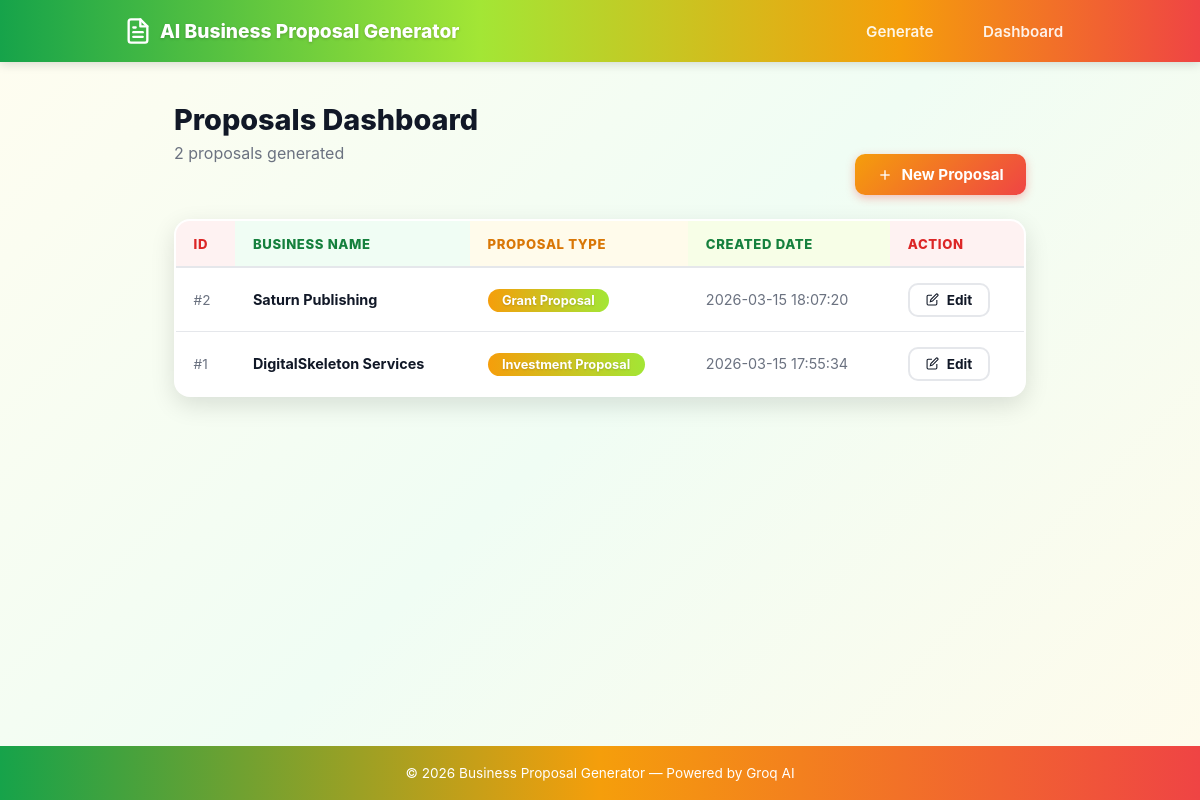
/dashboard, run on the app's committed database.
### tables this page shows
CREATE TABLE proposals (
                id INTEGER PRIMARY KEY AUTOINCREMENT,
                business_name TEXT,
                proposal_type TEXT,
                content TEXT,
                created_at TEXT
            , service TEXT, target_market TEXT);

### app.py (the view)
@app.route("/dashboard")
def dashboard():
    db = get_db()
    proposals = db.execute("SELECT * FROM proposals ORDER BY created_at DESC").fetchall()
    return render_template("dashboard.html", proposals=proposals)

### app.py (called while the page is built)
def get_db():
    db = getattr(g, "_database", None)
    if db is None:
        db = g._database = sqlite3.connect(DATABASE)
        db.row_factory = sqlite3.Row
    return db

@app.teardown_appcontext
def close_connection(exception):
    db = getattr(g, "_database", None)
    if db is not None:
        db.close()

### templates/dashboard.html (shortened to what this page needs)
{% extends "base.html" %}
{% block content %}
<div class="dash-header">
  <div>
    <h1 class="page-title">Proposals Dashboard</h1>
    <p class="page-subtitle">{{ proposals|length }} proposal{{ 's' if proposals|length != 1 else '' }} generated</p>
  </div>
  <a href="{{ url_for('index') }}" class="btn btn-primary">
    <svg width="16" height="16" fill="none" stroke="currentColor" stroke-width="2" viewBox="0 0 24 24"><line x1="12" y1="5" x2="12" y2="19"/><line x1="5" y1="12" x2="19" y2="12"/></svg>
    New Proposal
  </a>
</div>
{% if proposals %}
<table class="proposals-table">
  <thead>
    <tr>
      <th>ID</th>
      <th>Business Name</th>
      <th>Proposal Type</th>
      <th>Created Date</th>
      <th>Action</th>
    </tr>
  </thead>
  <tbody>
    {% for p in proposals %}
    <tr>
      <td style="color:var(--muted);font-size:.85rem;">#{{ p.id }}</td>
      <td><strong>{{ p.business_name }}</strong></td>
      <td><span class="badge">{{ p.proposal_type }}</span></td>
      <td style="color:var(--muted);">{{ p.created_at }}</td>
      <td>
        <a href="{{ url_for('edit', proposal_id=p.id) }}" class="btn btn-outline btn-sm">
          <svg width="13" height="13" fill="none" stroke="currentColor" stroke-width="2" viewBox="0 0 24 24"><path d="M11 4H4a2 2 0 0 0-2 2v14a2 2 0 0 0 2 2h14a2 2 0 0 0 2-2v-7"/><path d="M18.5 2.5a2.121 2.121 0 0 1 3 3L12 15l-4 1 1-4 9.5-9.5z"/></svg>
          Edit
        </a>
      </td>
    </tr>
    {% endfor %}
  </tbody>
</table>
{% endif %}
{% endblock %}

### templates/base.html (shortened to what this page needs)
<!DOCTYPE html>
<html lang="en">
<head>
  <link rel="stylesheet" href="{{ url_for('static', filename='style.css') }}" />
</head>
<body>
  <header class="site-header">
    <div class="header-inner">
      <a href="{{ url_for('index') }}" class="logo">
        AI Business Proposal Generator
      </a>
      <nav class="site-nav">
        <a href="{{ url_for('index') }}">Generate</a>
        <a href="{{ url_for('dashboard') }}">Dashboard</a>
      </nav>
    </div>
  </header>
  <main class="main-content">
    {% block content %}{% endblock %}
  </main>
  <footer class="site-footer">
    <p>&copy; 2026 Business Proposal Generator &mdash; Powered by Groq AI</p>
  </footer>
</body>
</html>

### static/style.css (style rules this page uses)
*, *::before, *::after { box-sizing: border-box; margin: 0; padding: 0; }
:root { --yellow: #f59e0b; --yellow-dark: #d97706; --yellow-bg: #fffbeb; --red: #ef4444; --red-dark: #dc2626; --red-bg: #fef2f2; --green: #16a34a; --green-dark: #15803d; --green-bg: #f0fdf4; --lemon: #a3e635; --lemon-dark: #84cc16; --lemon-bg: #f7fee7; --text: #111827; --muted: #6b7280; --border: #e5e7eb; --bg: #fffdf0; --white: #ffffff; --radius: 10px; --shadow: 0 2px 8px rgba(0,0,0,.08); --shadow-lg: 0 8px 24px rgba(0,0,0,.12); }
body { font-family: -apple-system, BlinkMacSystemFont, "Segoe UI", Roboto, sans-serif; background: linear-gradient(135deg, #fffdf0 0%, #f0fdf4 50%, #fffbeb 100%); background-attachment: fixed; color: var(--text); min-height: 100vh; display: flex; flex-direction: column; }
a { color: var(--green); text-decoration: none; }
.site-header { background: linear-gradient(90deg, #16a34a 0%, #a3e635 40%, #f59e0b 75%, #ef4444 100%); position: sticky; top: 0; z-index: 100; box-shadow: 0 2px 10px rgba(0,0,0,.15); }
.header-inner { max-width: 1000px; margin: 0 auto; padding: 0 1.5rem; height: 62px; display: flex; align-items: center; justify-content: space-between; }
.logo { display: flex; align-items: center; gap: .5rem; font-weight: 800; font-size: 1.2rem; color: #fff; text-decoration: none; text-shadow: 0 1px 3px rgba(0,0,0,.2); }
.logo svg { flex-shrink: 0; }
.site-nav { display: flex; gap: 1.5rem; }
.site-nav a { color: rgba(255,255,255,.9); font-weight: 600; font-size: .95rem; padding: .3rem .8rem; border-radius: 20px; transition: background .2s; }
.main-content { flex: 1; max-width: 900px; width: 100%; margin: 2.5rem auto; padding: 0 1.5rem; }
.site-footer { text-align: center; padding: 1.2rem; font-size: .85rem; color: var(--white); background: linear-gradient(90deg, #16a34a, #f59e0b, #ef4444); }
.page-title { font-size: 1.8rem; font-weight: 800; margin-bottom: .4rem; color: var(--text); }
.page-subtitle { font-size: 1rem; color: var(--muted); margin-bottom: 2rem; }
.btn { display: inline-flex; align-items: center; gap: .5rem; padding: .7rem 1.4rem; border: none; border-radius: var(--radius); font-size: .95rem; font-weight: 700; cursor: pointer; text-decoration: none; transition: filter .15s, transform .1s; }
.btn-primary { background: linear-gradient(135deg, #f59e0b, #ef4444); color: #fff; box-shadow: 0 3px 10px rgba(239,68,68,.35); }
.btn-outline { background: var(--white); color: var(--text); border: 2px solid var(--border); }
.btn-sm { padding: .45rem 1rem; font-size: .85rem; }
.badge { background: linear-gradient(90deg, #f59e0b, #a3e635); color: #fff; border-radius: 20px; padding: .25rem .9rem; font-size: .8rem; font-weight: 700; text-shadow: 0 1px 2px rgba(0,0,0,.15); }
.dash-header { display: flex; justify-content: space-between; align-items: flex-end; margin-bottom: 1.5rem; }
.proposals-table { width: 100%; border-collapse: collapse; background: var(--white); border-radius: 16px; overflow: hidden; box-shadow: var(--shadow-lg); border: 2px solid transparent; position: relative; }
.proposals-table th { text-align: left; padding: .9rem 1.1rem; font-size: .82rem; font-weight: 800; text-transform: uppercase; letter-spacing: .05em; border-bottom: 2px solid var(--border); }
.proposals-table th:nth-child(1) { background: #fef2f2; color: var(--red-dark); }
.proposals-table th:nth-child(2) { background: var(--green-bg); color: var(--green-dark); }
.proposals-table th:nth-child(3) { background: var(--yellow-bg); color: var(--yellow-dark); }
.proposals-table th:nth-child(4) { background: var(--lemon-bg); color: var(--green-dark); }
.proposals-table th:nth-child(5) { background: #fef2f2; color: var(--red-dark); }
.proposals-table td { padding: .9rem 1.1rem; font-size: .9rem; border-bottom: 1px solid var(--border); vertical-align: middle; }
.proposals-table tr:last-child td { border-bottom: none; }

### data on the page
proposals: id "2", business_name "Saturn Publishing", proposal_type "Grant Proposal", created_at "2026-03-15 18:07:20"
proposals: id "1", business_name "DigitalSkeleton Services", proposal_type "Investment Proposal", created_at "2026-03-15 17:55:34"

### other printed values
{{ proposals|length }} "2"
{{ 's' if proposals|length != 1 else '' }} "s"
